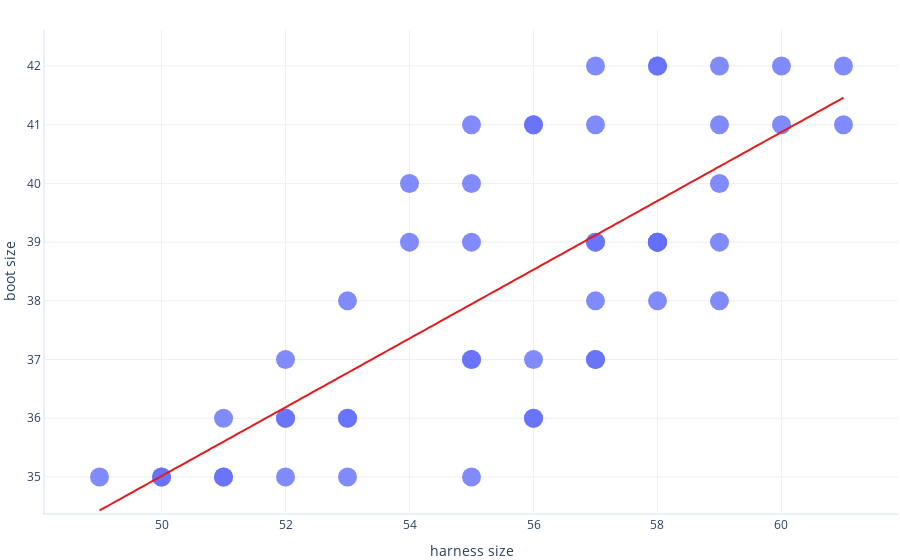

Notebook source saved alongside this figure:
### Markdown cell above
Observa cómo el entrenamiento del modelo establece sus parámetros. Podríamos interpretarlos directamente, pero es más sencillo verlo como un gráfico:

### Code cell
import graphing

# Show a graph of the result
# Don't worry about how this works for now
graphing.scatter_2D(dataset,    label_x="harness_size", 
                                label_y="boot_size",
                                trendline=lambda x: fitted_model.params[1] * x + fitted_model.params[0]
                                )
